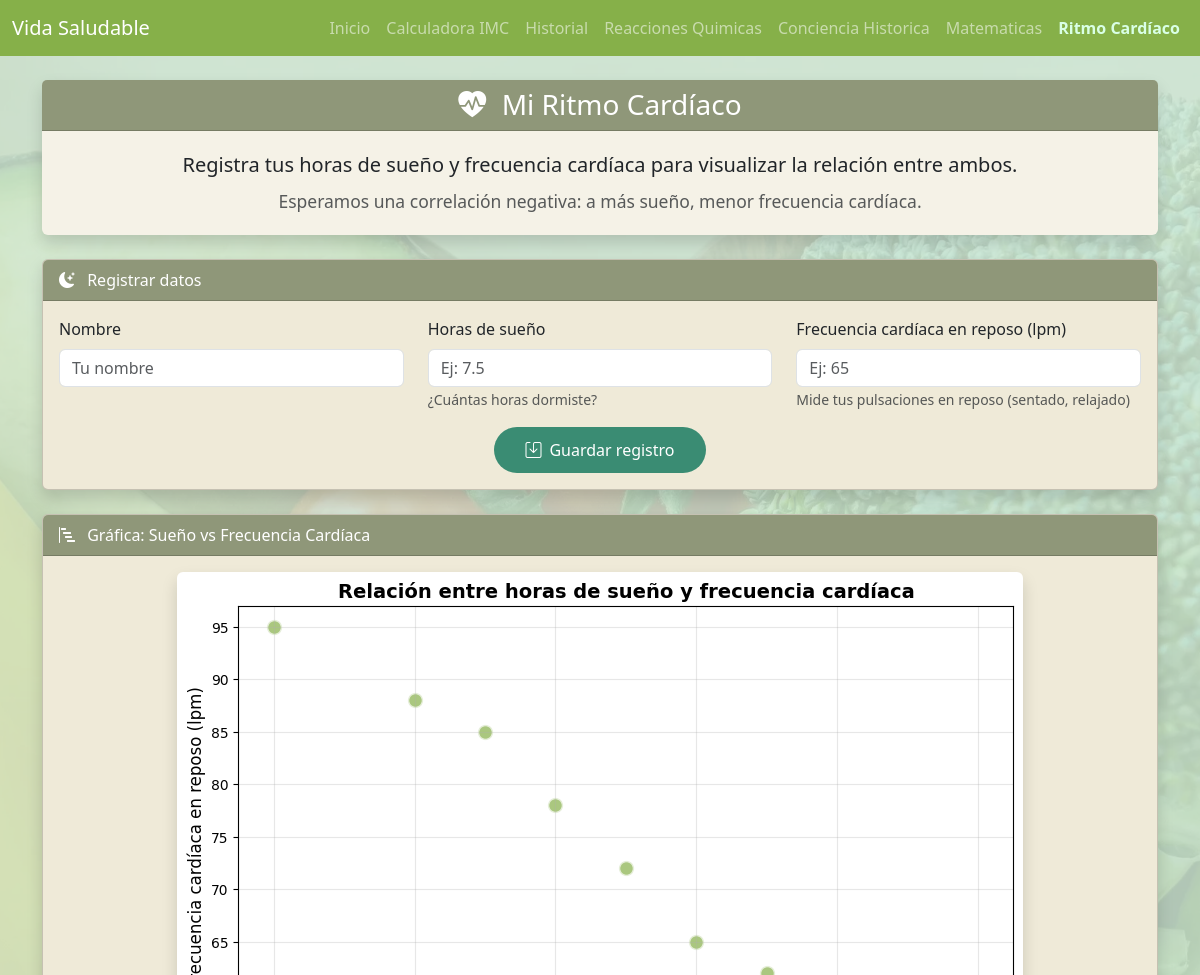
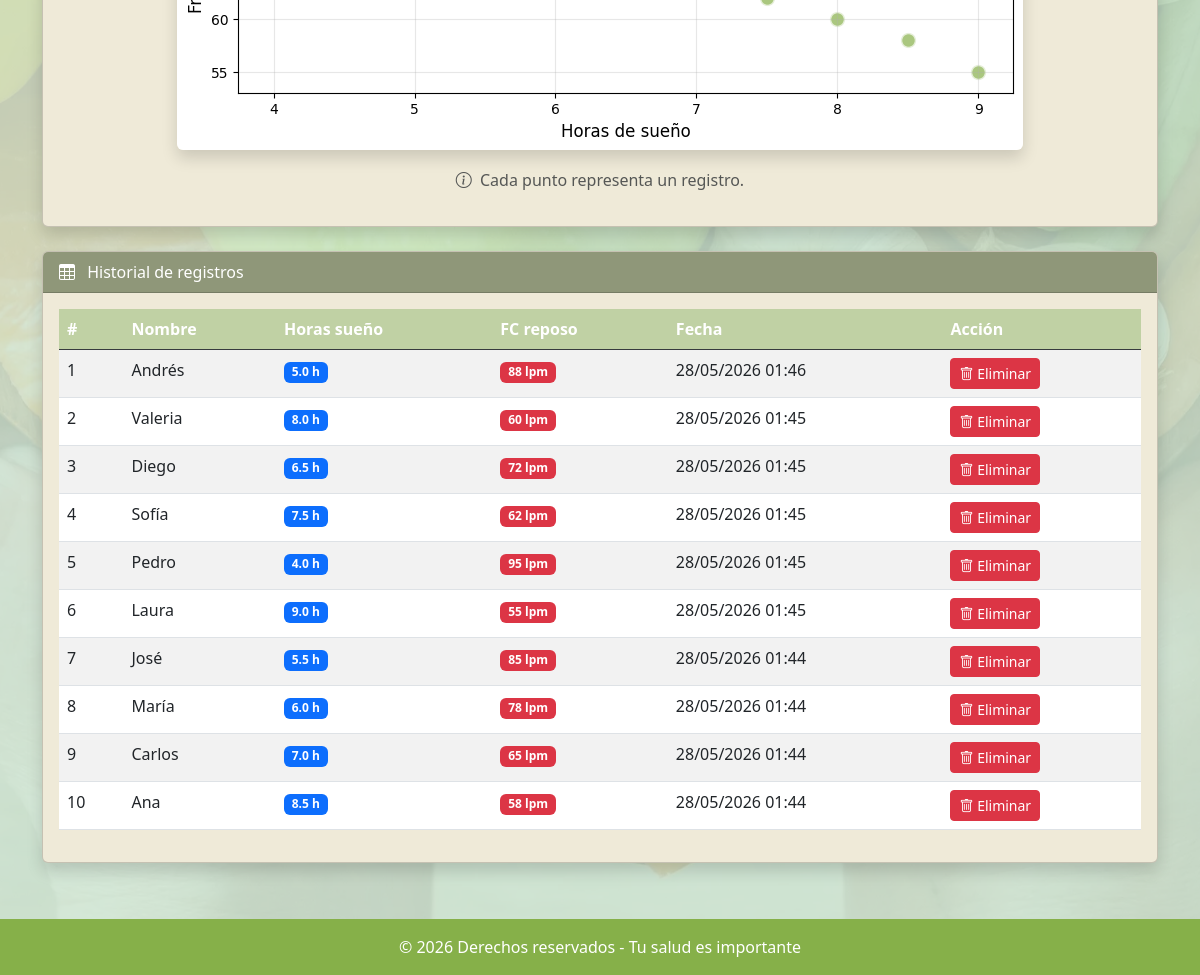
Screenshot of /ritmo_cardiaco with the database file from the repository (2 pictures, top to bottom).
### app.py (models this page shows)
class RegistroSueno(db.Model):
    __tablename__ = 'registros_sueno'
    id = db.Column(db.Integer, primary_key=True)
    nombre = db.Column(db.String(100), nullable=False)
    horas_sueno = db.Column(db.Float, nullable=False)
    fc_reposo = db.Column(db.Integer, nullable=False)
    fecha_registro = db.Column(db.DateTime, default=datetime.utcnow)

### app.py (the view)
@app.route('/ritmo_cardiaco')
def ritmo_cardiaco():
    registros = RegistroSueno.query.order_by(RegistroSueno.fecha_registro.desc()).all()
    grafica = grafica_sueno()
    return render_template('ritmo_cardiaco.html', registros=registros, grafica=grafica)

### app.py (called while the page is built)
def grafica_sueno():
    registros = RegistroSueno.query.order_by(RegistroSueno.fecha_registro.asc()).all()
    if len(registros) < 2:
        return None
    horas = [r.horas_sueno for r in registros]
    fc = [r.fc_reposo for r in registros]
    plt.figure(figsize=(10, 6))
    plt.scatter(horas, fc, color='#86B049', s=120, alpha=0.7, edgecolors='white', linewidth=2)
    plt.xlabel('Horas de sueño', fontsize=12)
    plt.ylabel('Frecuencia cardíaca en reposo (lpm)', fontsize=12)
    plt.title('Relación entre horas de sueño y frecuencia cardíaca', fontsize=14, fontweight='bold')
    plt.grid(True, alpha=0.3)
    img = BytesIO()
    plt.savefig(img, format='png', bbox_inches='tight', dpi=100)
    img.seek(0)
    plt.close()
    return base64.b64encode(img.getvalue()).decode()

### templates/ritmo_cardiaco.html (shortened to what this page needs)
{% extends "base.html" %}
{% block contenido %}
<section class="container pt-4">
    <div class="row mb-4">
        <div class="col-12">
            <div class="card card3 border-0 shadow">
                <div class="card-header nav2 text-white text-center">
                    <h3 class="mb-0">
                        <i class="bi bi-heart-pulse-fill me-2"></i>
                        Mi Ritmo Cardíaco
                    </h3>
                </div>
                <div class="card-body text-center">
                    <p class="lead mb-0">
                        Registra tus horas de sueño y frecuencia cardíaca para visualizar la relación entre ambos.
                        <br>
                        <small class="text-muted">Esperamos una correlación negativa: a más sueño, menor frecuencia cardíaca.</small>
                    </p>
                </div>
            </div>
        </div>
    </div>
    <div class="row mb-4">
        <div class="col-12">
            <div class="card card2 shadow">
                <div class="card-header nav2 text-white">
                    <i class="bi bi-moon-stars-fill me-2"></i>
                    Registrar datos
                </div>
                <div class="card-body">
                    <form method="POST" action="{{ url_for('guardar_sueno') }}">
                        <div class="row">
                            <div class="col-md-4 mb-3">
                                <label class="form-label">Nombre</label>
                                <input type="text" name="nombre" class="form-control" placeholder="Tu nombre" required>
                            </div>
                            <div class="col-md-4 mb-3">
                                <label class="form-label">Horas de sueño</label>
                                <input type="number" step="0.5" name="horas_sueno" class="form-control" placeholder="Ej: 7.5" min="0" max="24" required>
                                <small class="text-muted">¿Cuántas horas dormiste?</small>
                            </div>
                            <div class="col-md-4 mb-3">
                                <label class="form-label">Frecuencia cardíaca en reposo (lpm)</label>
                                <input type="number" name="fc_reposo" class="form-control" placeholder="Ej: 65" min="30" max="200" required>
                                <small class="text-muted">Mide tus pulsaciones en reposo (sentado, relajado)</small>
                            </div>
                        </div>
                        <div class="text-center">
                            <button type="submit" class="btn btn-verde">
                                <i class="bi bi-save me-2"></i>Guardar registro
                            </button>
                        </div>
                    </form>
                </div>
            </div>
        </div>
    </div>
    <div class="row mb-4">
        <div class="col-12">
            <div class="card card2 shadow">
                <div class="card-header nav2 text-white">
                    <i class="bi bi-bar-chart-steps me-2"></i>
                    Gráfica: Sueño vs Frecuencia Cardíaca
                </div>
                <div class="card-body text-center">
                    {% if grafica %}
                        <img
                             class="img-fluid rounded shadow"
                             alt="Gráfica de correlación">
                        <p class="text-muted mt-3">
                            <i class="bi bi-info-circle me-1"></i>
                            Cada punto representa un registro.
                        </p>
                    {% else %}
                        <div class="alert alert-info">
                            <i class="bi bi-info-circle me-2"></i>
                            No hay suficientes registros para mostrar la gráfica. ¡Agrega al menos 2 registros!
                        </div>
                    {% endif %}
                </div>
            </div>
        </div>
    </div>
    <div class="row">
        <div class="col-12">
            <div class="card card2 shadow">
                <div class="card-header nav2 text-white">
                    <i class="bi bi-table me-2"></i>
                    Historial de registros
                </div>
                <div class="card-body">
                    {% if registros %}
                    <div class="table-responsive">
                        <table class="table table-striped table-hover">
                            <thead class="table-dark">
                                <tr>
                                    <th>#</th>
                                    <th>Nombre</th>
                                    <th>Horas sueño</th>
                                    <th>FC reposo</th>
                                    <th>Fecha</th>
                                    <th>Acción</th>
                                </tr>
                            </thead>
                            <tbody>
                                {% for r in registros %}
                                <tr>
                                    <td>{{ loop.index }}</strong>
                                    <td>{{ r.nombre }}</strong>
                                    <td>
                                        <span class="badge bg-primary">{{ r.horas_sueno }} h</span>
                                    <td>
                                        <span class="badge bg-danger">{{ r.fc_reposo }} lpm</span>
                                    <td>{{ r.fecha_registro.strftime('%d/%m/%Y %H:%M') }}</strong>
                                    <td>
                                        <a href="{{ url_for('eliminar_sueno', id=r.id) }}"
                                           class="btn btn-sm btn-danger"
                                           onclick="return confirm('¿Eliminar este registro?')">
                                            <i class="bi bi-trash"></i> Eliminar
                                        </a>
                                </tr>
                                {% endfor %}
                            </tbody>
                        </table>
                    </div>
                    {% else %}
                    <div class="alert alert-info text-center">
                        <i class="bi bi-inbox me-2"></i>
                        No hay registros aún. ¡Agrega tu primer registro!
                    </div>
                    {% endif %}
                </div>
            </div>
        </div>
    </div>
</section>
{% endblock %}

### templates/base.html (shortened to what this page needs)
<!DOCTYPE html>
<html lang="es">
<head>
    <link href="https://cdn.jsdelivr.net/npm/bootstrap@5.3.0/dist/css/bootstrap.min.css" rel="stylesheet">
    <link rel="stylesheet" href="https://cdn.jsdelivr.net/npm/bootstrap-icons@1.11.3/font/bootstrap-icons.min.css">
    <link rel="stylesheet" href="{{ url_for('static', filename='estilos.css') }}">
</head>
<body>
    <nav class="navbar nav1 navbar-expand-lg navbar-dark">
        <div class="container-fluid">
            <a class="navbar-brand" href="{{ url_for('index') }}">Vida Saludable</a>
            <div class="collapse navbar-collapse" id="navbarNav">
                <ul class="navbar-nav ms-auto mb-2 mb-lg-0">
                    <li class="nav-item">
                        <a class="nav-link {% if request.endpoint == 'index' %}active-link{% endif %}"" href="{{ url_for('index') }}">Inicio</a>
                    </li>
                    <li class="nav-item">
                        <a class="nav-link {% if request.endpoint == 'imc_page' %}active-link{% endif %}"" href="{{ url_for('imc_page') }}">Calculadora IMC</a>
                    </li>
                    <li class="nav-item">
                        <a class="nav-link {% if request.endpoint == 'historial' %}active-link{% endif %}"" href="{{ url_for('historial') }}">Historial</a>
                    </li>
                    <li class="nav-item">
                        <a class="nav-link {% if request.endpoint == 'quimica' %}active-link{% endif %}" href="{{ url_for('quimica') }}">Reacciones Quimicas</a>
                    </li>
                    <li class="nav-item">
                        <a class="nav-link {% if request.endpoint == 'conciencia' %}active-link{% endif %}" href="{{ url_for('conciencia') }}">Conciencia Historica</a>
                    </li>
                    <li class="nav-item">
                        <a class="nav-link {% if request.endpoint == 'matematicas' %}active-link{% endif %}" href="{{ url_for('matematicas') }}">Matematicas</a>
                    </li>
                    <li class="nav-item">
                        <a class="nav-link {% if request.endpoint == 'ritmo_cardiaco' %}active-link{% endif %}" href="{{ url_for('ritmo_cardiaco') }}">Ritmo Cardíaco</a>
                    </li>
                </ul>
            </div>
        </div>
    </nav>
    <main class="pb-5">
        {% block contenido %}
        {% endblock %}
    </main>
    <footer class="nav1 text-white text-center py-3 mt-2">
        <div class="container">
            <p class="mb-0">© 2026 Derechos reservados - Tu salud es importante</p>
        </div>
    </footer>
</body>
</html>

### static/estilos.css (style rules this page uses)
body { background-image: url('/static/img/algo.webp'); background-size: cover; background-position: center; background-attachment: fixed; background-repeat: no-repeat; position: relative; }
body::before { content: ''; position: fixed; top: 0; left: 0; width: 100%; height: 100%; background-color: #cfe8d5d9; z-index: -1; }
.card2 { background-color: #EFEAD8; }
.card3 { background-color: #f5f2e7; }
.nav1 { background-color: #86B049; }
.nav2 { background-color: #8F9779; }
.table thead th { background-color: #c0d1a4 !important;s color: white !important; }
.active-link { color: #d9ffe6 !important; font-weight: bold; }
.card-body p { line-height: 1.8; }
.btn-verde { background-color: #3A8C73; color: white; border-radius: 50px; padding: 10px 30px; transition: transform 0.2s ease; }

### rows the page displays
RegistroSueno: nombre "Andrés", horas_sueno "5.0", fc_reposo "88", fecha_registro "28/05/2026 01:46"
RegistroSueno: nombre "Valeria", horas_sueno "8.0", fc_reposo "60", fecha_registro "28/05/2026 01:45"
RegistroSueno: nombre "Diego", horas_sueno "6.5", fc_reposo "72", fecha_registro "28/05/2026 01:45"
RegistroSueno: nombre "Sofía", horas_sueno "7.5", fc_reposo "62", fecha_registro "28/05/2026 01:45"
RegistroSueno: nombre "Pedro", horas_sueno "4.0", fc_reposo "95", fecha_registro "28/05/2026 01:45"
RegistroSueno: nombre "Laura", horas_sueno "9.0", fc_reposo "55", fecha_registro "28/05/2026 01:45"
RegistroSueno: nombre "José", horas_sueno "5.5", fc_reposo "85", fecha_registro "28/05/2026 01:44"
RegistroSueno: nombre "María", horas_sueno "6.0", fc_reposo "78", fecha_registro "28/05/2026 01:44"
RegistroSueno: nombre "Carlos", horas_sueno "7.0", fc_reposo "65", fecha_registro "28/05/2026 01:44"
RegistroSueno: nombre "Ana", horas_sueno "8.5", fc_reposo "58", fecha_registro "28/05/2026 01:44"
